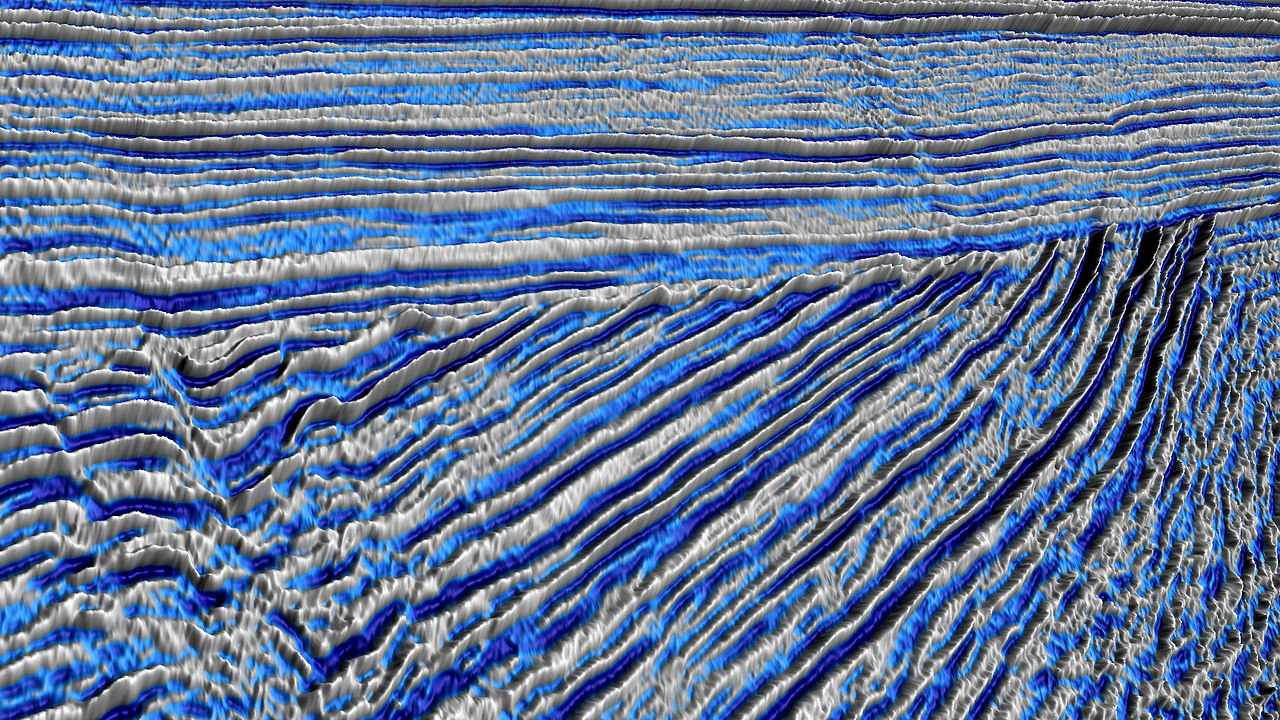
#> input picture deepleaning_on_geo_data/data/seismic.jpg, 1280 x 720 px
$ jupyter execute --allow-errors seismic_identification_from_image.ipynb
#> lines starting #> are read from the running program, lines starting #| are printed output that depends on the picture
[cell 1]
from __future__ import print_function
import multiprocessing
cpus = multiprocessing.cpu_count()
from scipy import stats as s
from pylab import *
import os
from skimage import io
import matplotlib.pyplot as plt
import numpy as np
from nst import nst
from bpf import bpf

[cell 2]
cmap = cm.get_cmap('bwr_r',1001)
masteraplitude = np.arange(-500,501,1) # Blue-white-red
r1 = []
g1 = []
b1 = []

for i in range(cmap.N):
    rgba = cmap(i)[:3] # will return rgba, we take only first 3 so we get rgb
    r1.extend([rgba[0]])
    g1.extend([rgba[1]])
    b1.extend([rgba[2]])

img = io.imread('data/seismic.jpg')
#> img is the input picture: shape (720, 1280, 3); mean R, G, B 96.8, 116.3, 152.1

r2 = img[:,:,0]
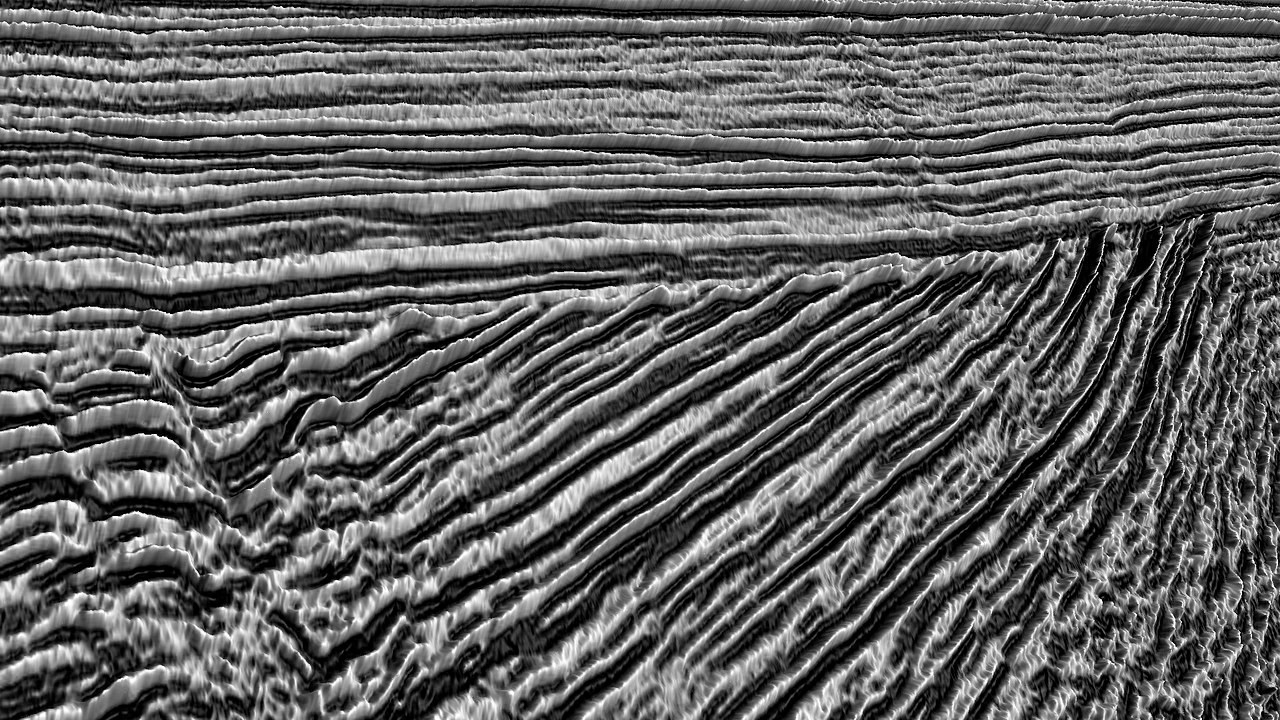
#> r2: shape (720, 1280); min 0, max 255, mean 96.8
g2 = img[:,:,1]
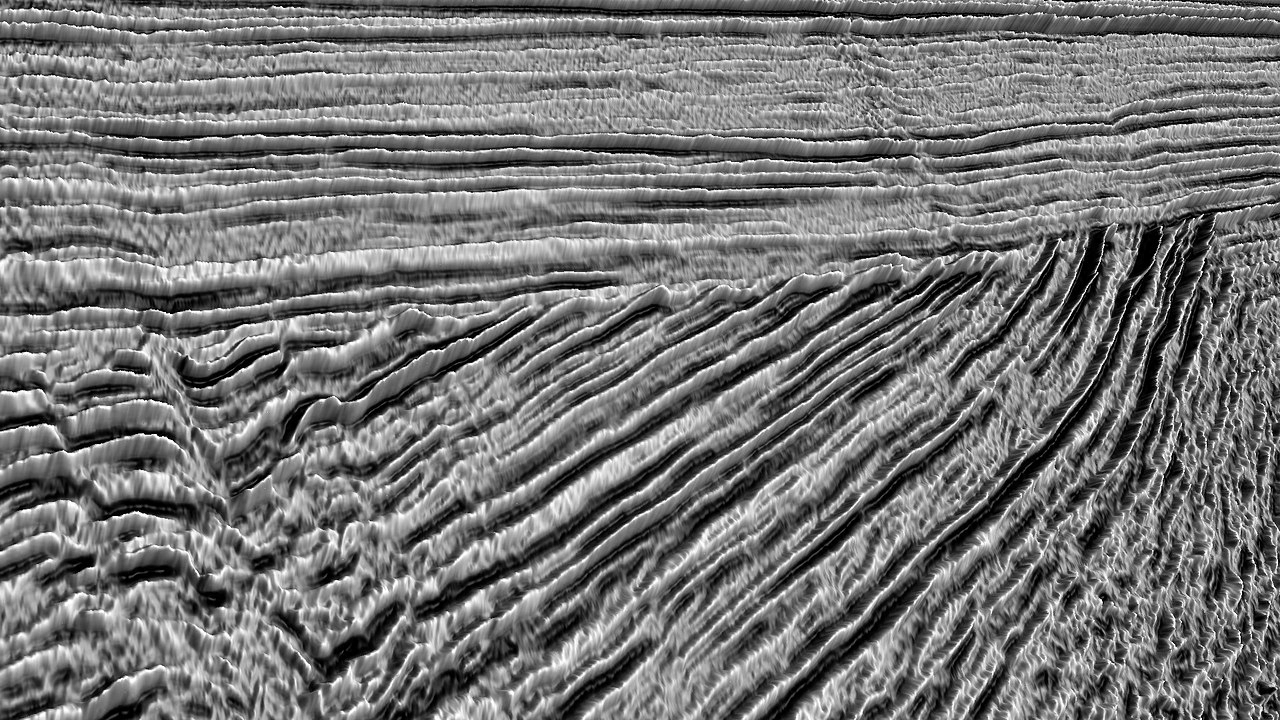
#> g2: shape (720, 1280); min 0, max 255, mean 116.3
b2 = img[:,:,2]
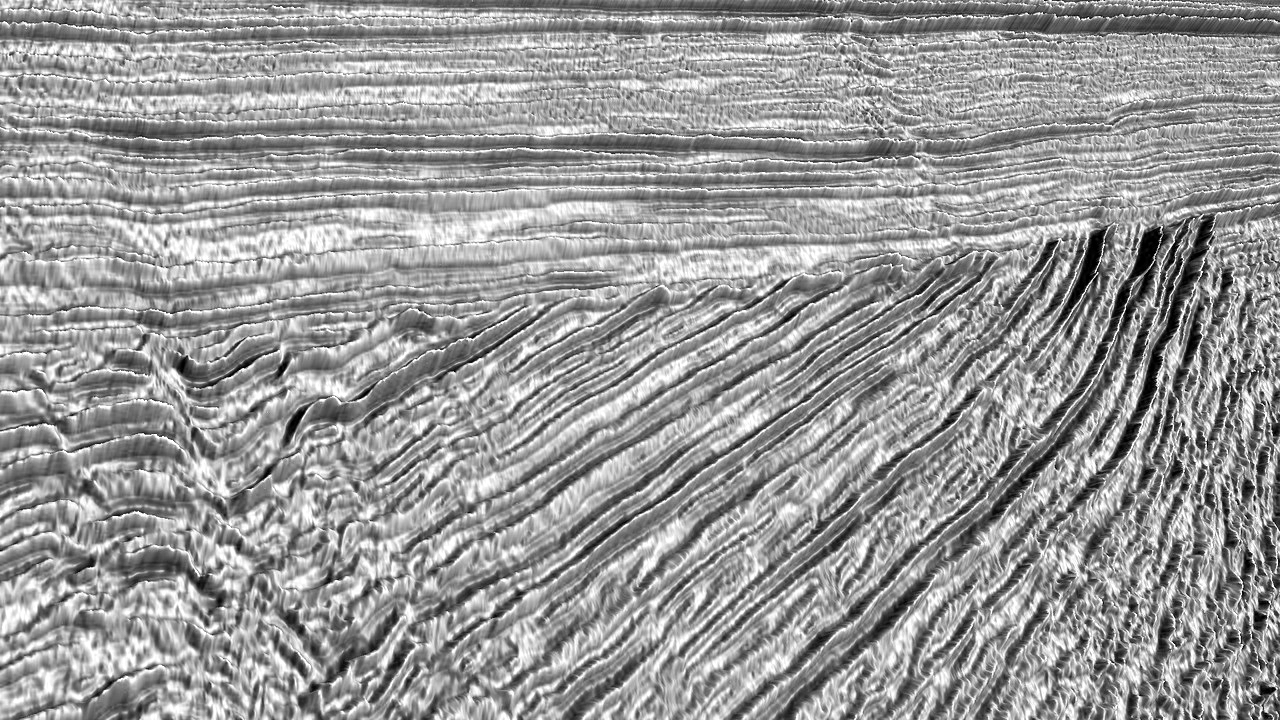
#> b2: shape (720, 1280); min 0, max 255, mean 152.1

nx = r2.shape[1]
#> nx = 1280
ny = r2.shape[0]
#> ny = 720

# rescale
r2 = r2.flatten()/255
g2 = g2.flatten()/255
b2 = b2.flatten()/255

slave_amplitude = []

#> (the rest of this cell did not finish here and is left out)

[cell 3]
cmap = cm.get_cmap('bwr_r', 1001)
masteramplitude = np.arange(-500,501,1)   #blue-white-red
r1=[]
g1=[]
b1=[]
for i in range(cmap.N):
    rgba = cmap(i)[:3] # will return rgba, we take only first 3 so we get rgb
    r1.extend([rgba[0]])
    g1.extend([rgba[1]])
    b1.extend([rgba[2]])
#
###############SLAVE COLOR
img = io.imread('data/seismic.jpg')  #INPUT


r2 = img[:,:,0]  #get time sample high res
g2 = img[:,:,1]
b2 = img[:,:,2]

nx = r2.shape[1]
ny = r2.shape[0]

# if not rescale
r2 = r2.flatten()/255
g2 = g2.flatten()/255
b2 = b2.flatten()/255


slaveamplitude = []
for i in range(len(r2)):
    d=[]
    idx=[]
    for j in range(len(r1)):
        d.append(((r2[i]-r1[j])**2+(g2[i]-g1[j])**2+(b2[i]-b1[j])**2)**0.5) #Euclidian distance
        idx.append(j)
    didx = np.vstack((d,idx)).T
    didx = didx[didx[:, 0].argsort()]  # sort based on col 1
    didx = didx[0:5,:] #get 5 neigbours
    index = didx[:,1] #get index
    index = np.array(index, dtype=int)
    amps = masteramplitude[index]
    slaveamplitude.append(int(s.mode(amps)[0]))  # get most occurance amplitude vals


np.save('traces', slaveamplitude)
traces = slaveamplitude

traces = np.reshape(traces, (ny,nx))

traces = nst(traces)


sr = 1

traces = bpf(traces,25,250,sr)

img = io.imread('data/seismic.jpg')  #INPUT
r = img[:,:,0]
g = img[:,:,1]
b = img[:,:,2]

nx = r.shape[1]
ny = r.shape[0]

plt.subplot(1,2,1)
im = plt.imshow(img, aspect='auto')
plt.title('JPG')
plt.xticks([])
plt.yticks([])

plt.subplot(1,2,2)
scale = 1.5
rmstr = traces[:, int(traces.shape[1] / 3):int(traces.shape[1] / 2)]
rms = np.std(rmstr - rmstr.mean(axis=0))
im = plt.imshow(traces, aspect='auto', interpolation='bilinear', origin='upper', vmin=-rms*scale, vmax = rms*scale, cmap='bwr_r')
plt.title('SEGY')
plt.xticks([])
plt.yticks([])
plt.show()
